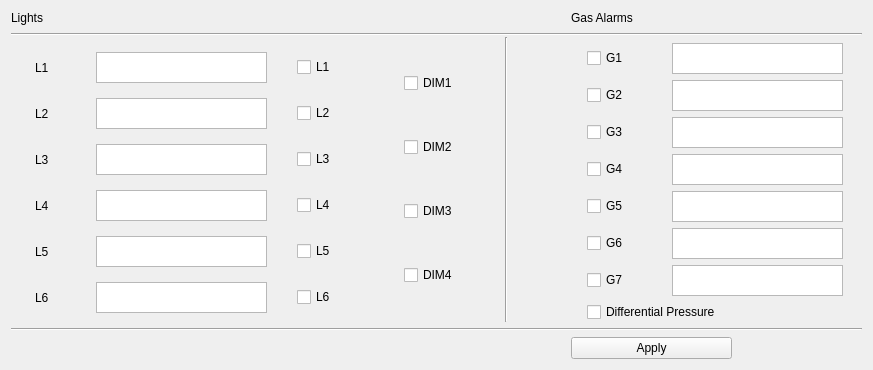
     <widget class="QWidget" name="tabGeneral">
      <attribute name="title">
       <string>General Settings</string>
      </attribute>
      <layout class="QGridLayout" name="gridLayout_5">
       <item row="0" column="0">
        <widget class="QLabel" name="label">
         <property name="minimumSize">
          <size>
           <width>67</width>
           <height>0</height>
          </size>
         </property>
         <property name="maximumSize">
          <size>
           <width>67</width>
           <height>19</height>
          </size>
         </property>
         <property name="text">
          <string>Lights</string>
         </property>
        </widget>
       </item>
       <item row="0" column="3">
        <widget class="QLabel" name="label_2">
         <property name="minimumSize">
          <size>
           <width>101</width>
           <height>0</height>
          </size>
         </property>
         <property name="maximumSize">
          <size>
           <width>101</width>
           <height>19</height>
          </size>
         </property>
         <property name="text">
          <string>Gas Alarms</string>
         </property>
        </widget>
       </item>
       <item row="1" column="0" rowspan="2" colspan="4">
        <widget class="Line" name="line_2">
         <property name="minimumSize">
          <size>
           <width>851</width>
           <height>0</height>
          </size>
         </property>
         <property name="maximumSize">
          <size>
           <width>851</width>
           <height>20</height>
          </size>
         </property>
         <property name="orientation">
          <enum>Qt::Horizontal</enum>
         </property>
        </widget>
       </item>
       <item row="2" column="1" rowspan="2">
        <layout class="QGridLayout" name="gridLayout_3">
         <item row="0" column="0">
          <widget class="QCheckBox" name="checkBoxDim1">
           <property name="minimumSize">
            <size>
             <width>61</width>
             <height>0</height>
            </size>
           </property>
           <property name="maximumSize">
            <size>
             <width>61</width>
             <height>24</height>
            </size>
           </property>
           <property name="text">
            <string>DIM1</string>
           </property>
          </widget>
         </item>
         <item row="1" column="0">
          <widget class="QCheckBox" name="checkBoxDim2">
           <property name="minimumSize">
            <size>
             <width>61</width>
             <height>0</height>
            </size>
           </property>
           <property name="maximumSize">
            <size>
             <width>61</width>
             <height>24</height>
            </size>
           </property>
           <property name="text">
            <string>DIM2</string>
           </property>
          </widget>
         </item>
         <item row="2" column="0">
          <widget class="QCheckBox" name="checkBoxDim3">
           <property name="minimumSize">
            <size>
             <width>61</width>
             <height>0</height>
            </size>
           </property>
           <property name="maximumSize">
            <size>
             <width>61</width>
             <height>24</height>
            </size>
           </property>
           <property name="text">
            <string>DIM3</string>
           </property>
          </widget>
         </item>
         <item row="3" column="0">
          <widget class="QCheckBox" name="checkBoxDim4">
           <property name="minimumSize">
            <size>
             <width>61</width>
             <height>0</height>
            </size>
           </property>
           <property name="maximumSize">
            <size>
             <width>61</width>
             <height>24</height>
            </size>
           </property>
           <property name="text">
            <string>DIM4</string>
           </property>
          </widget>
         </item>
        </layout>
       </item>
       <item row="2" column="2" rowspan="2">
        <widget class="Line" name="line">
         <property name="minimumSize">
          <size>
           <width>20</width>
           <height>0</height>
          </size>
         </property>
         <property name="maximumSize">
          <size>
           <width>20</width>
           <height>331</height>
          </size>
         </property>
         <property name="orientation">
          <enum>Qt::Vertical</enum>
         </property>
        </widget>
       </item>
       <item row="3" column="0">
        <layout class="QGridLayout" name="gridLayout_2">
         <item row="0" column="0">
          <widget class="QLabel" name="label_90">
           <property name="minimumSize">
            <size>
             <width>31</width>
             <height>0</height>
            </size>
           </property>
           <property name="maximumSize">
            <size>
             <width>31</width>
             <height>19</height>
            </size>
           </property>
           <property name="text">
            <string>L1</string>
           </property>
          </widget>
         </item>
         <item row="0" column="1">
          <widget class="QTextEdit" name="light1">
           <property name="minimumSize">
            <size>
             <width>171</width>
             <height>0</height>
            </size>
           </property>
           <property name="maximumSize">
            <size>
             <width>171</width>
             <height>31</height>
            </size>
           </property>
          </widget>
         </item>
         <item row="0" column="2">
          <widget class="QCheckBox" name="checkBoxLight1">
           <property name="minimumSize">
            <size>
             <width>51</width>
             <height>0</height>
            </size>
           </property>
           <property name="maximumSize">
            <size>
             <width>51</width>
             <height>24</height>
            </size>
           </property>
           <property name="text">
            <string>L1</string>
           </property>
          </widget>
         </item>
         <item row="1" column="0">
          <widget class="QLabel" name="label_91">
           <property name="minimumSize">
            <size>
             <width>31</width>
             <height>0</height>
            </size>
           </property>
           <property name="maximumSize">
            <size>
             <width>31</width>
             <height>19</height>
            </size>
           </property>
           <property name="text">
            <string>L2</string>
           </property>
          </widget>
         </item>
         <item row="1" column="1">
          <widget class="QTextEdit" name="light2">
           <property name="minimumSize">
            <size>
             <width>171</width>
             <height>0</height>
            </size>
           </property>
           <property name="maximumSize">
            <size>
             <width>171</width>
             <height>31</height>
            </size>
           </property>
          </widget>
         </item>
         <item row="1" column="2">
          <widget class="QCheckBox" name="checkBoxLight2">
           <property name="minimumSize">
            <size>
             <width>51</width>
             <height>0</height>
            </size>
           </property>
           <property name="maximumSize">
            <size>
             <width>51</width>
             <height>24</height>
            </size>
           </property>
           <property name="text">
            <string>L2</string>
           </property>
          </widget>
         </item>
         <item row="2" column="0">
          <widget class="QLabel" name="label_92">
           <property name="minimumSize">
            <size>
             <width>31</width>
             <height>0</height>
            </size>
           </property>
           <property name="maximumSize">
            <size>
             <width>31</width>
             <height>19</height>
            </size>
           </property>
           <property name="text">
            <string>L3</string>
           </property>
          </widget>
         </item>
         <item row="2" column="1">
          <widget class="QTextEdit" name="light3">
           <property name="minimumSize">
            <size>
             <width>171</width>
             <height>0</height>
            </size>
           </property>
           <property name="maximumSize">
            <size>
             <width>171</width>
             <height>31</height>
            </size>
           </property>
          </widget>
         </item>
         <item row="2" column="2">
          <widget class="QCheckBox" name="checkBoxLight3">
           <property name="minimumSize">
            <size>
             <width>51</width>
             <height>0</height>
            </size>
           </property>
           <property name="maximumSize">
            <size>
             <width>51</width>
             <height>24</height>
            </size>
           </property>
           <property name="text">
            <string>L3</string>
           </property>
          </widget>
         </item>
         <item row="3" column="0">
          <widget class="QLabel" name="label_93">
           <property name="minimumSize">
            <size>
             <width>31</width>
             <height>0</height>
            </size>
           </property>
           <property name="maximumSize">
            <size>
             <width>31</width>
             <height>19</height>
            </size>
           </property>
           <property name="text">
            <string>L4</string>
           </property>
          </widget>
         </item>
         <item row="3" column="1">
          <widget class="QTextEdit" name="light4">
           <property name="minimumSize">
            <size>
             <width>171</width>
             <height>0</height>
            </size>
           </property>
           <property name="maximumSize">
            <size>
             <width>171</width>
             <height>31</height>
            </size>
           </property>
          </widget>
         </item>
         <item row="3" column="2">
          <widget class="QCheckBox" name="checkBoxLight4">
           <property name="minimumSize">
            <size>
             <width>51</width>
             <height>0</height>
            </size>
           </property>
           <property name="maximumSize">
            <size>
             <width>51</width>
             <height>24</height>
            </size>
           </property>
           <property name="text">
            <string>L4</string>
           </property>
          </widget>
         </item>
         <item row="4" column="0">
          <widget class="QLabel" name="label_94">
           <property name="minimumSize">
            <size>
             <width>31</width>
             <height>0</height>
            </size>
           </property>
           <property name="maximumSize">
            <size>
             <width>31</width>
             <height>19</height>
            </size>
           </property>
           <property name="text">
            <string>L5</string>
           </property>
          </widget>
         </item>
         <item row="4" column="1">
          <widget class="QTextEdit" name="light5">
           <property name="minimumSize">
            <size>
             <width>171</width>
             <height>0</height>
            </size>
           </property>
           <property name="maximumSize">
            <size>
             <width>171</width>
             <height>31</height>
            </size>
           </property>
          </widget>
         </item>
         <item row="4" column="2">
          <widget class="QCheckBox" name="checkBoxLight5">
           <property name="minimumSize">
            <size>
             <width>51</width>
             <height>0</height>
            </size>
           </property>
           <property name="maximumSize">
            <size>
             <width>51</width>
             <height>24</height>
            </size>
           </property>
           <property name="text">
            <string>L5</string>
           </property>
          </widget>
         </item>
         <item row="5" column="0">
          <widget class="QLabel" name="label_95">
           <property name="minimumSize">
            <size>
             <width>31</width>
             <height>0</height>
            </size>
           </property>
           <property name="maximumSize">
            <size>
             <width>31</width>
             <height>19</height>
            </size>
           </property>
           <property name="text">
            <string>L6</string>
           </property>
          </widget>
         </item>
         <item row="5" column="1">
          <widget class="QTextEdit" name="light6">
           <property name="minimumSize">
            <size>
             <width>171</width>
             <height>0</height>
            </size>
           </property>
           <property name="maximumSize">
            <size>
             <width>171</width>
             <height>31</height>
            </size>
           </property>
          </widget>
         </item>
         <item row="5" column="2">
          <widget class="QCheckBox" name="checkBoxLight6">
           <property name="minimumSize">
            <size>
             <width>51</width>
             <height>0</height>
            </size>
           </property>
           <property name="maximumSize">
            <size>
             <width>51</width>
             <height>24</height>
            </size>
           </property>
           <property name="text">
            <string>L6</string>
           </property>
          </widget>
         </item>
        </layout>
       </item>
       <item row="3" column="3">
        <layout class="QGridLayout" name="gridLayout_4">
         <item row="0" column="0">
          <widget class="QCheckBox" name="checkBoxGas1">
           <property name="minimumSize">
            <size>
             <width>51</width>
             <height>0</height>
            </size>
           </property>
           <property name="maximumSize">
            <size>
             <width>51</width>
             <height>24</height>
            </size>
           </property>
           <property name="text">
            <string>G1</string>
           </property>
          </widget>
         </item>
         <item row="0" column="1">
          <widget class="QTextEdit" name="gasNameEdit1">
           <property name="minimumSize">
            <size>
             <width>171</width>
             <height>0</height>
            </size>
           </property>
           <property name="maximumSize">
            <size>
             <width>171</width>
             <height>31</height>
            </size>
           </property>
          </widget>
         </item>
         <item row="1" column="0">
          <widget class="QCheckBox" name="checkBoxGas2">
           <property name="minimumSize">
            <size>
             <width>51</width>
             <height>0</height>
            </size>
           </property>
           <property name="maximumSize">
            <size>
             <width>51</width>
             <height>24</height>
            </size>
           </property>
           <property name="text">
            <string>G2</string>
           </property>
          </widget>
         </item>
         <item row="1" column="1">
          <widget class="QTextEdit" name="gasNameEdit2">
           <property name="minimumSize">
            <size>
             <width>171</width>
             <height>0</height>
            </size>
           </property>
           <property name="maximumSize">
            <size>
             <width>171</width>
             <height>31</height>
            </size>
           </property>
          </widget>
         </item>
         <item row="2" column="0">
          <widget class="QCheckBox" name="checkBoxGas3">
           <property name="minimumSize">
            <size>
             <width>51</width>
             <height>0</height>
            </size>
           </property>
           <property name="maximumSize">
            <size>
             <width>51</width>
             <height>24</height>
            </size>
           </property>
           <property name="text">
            <string>G3</string>
           </property>
          </widget>
         </item>
         <item row="2" column="1">
          <widget class="QTextEdit" name="gasNameEdit3">
           <property name="minimumSize">
            <size>
             <width>171</width>
             <height>0</height>
            </size>
           </property>
           <property name="maximumSize">
            <size>
             <width>171</width>
             <height>31</height>
            </size>
           </property>
          </widget>
         </item>
         <item row="3" column="0">
          <widget class="QCheckBox" name="checkBoxGas4">
           <property name="minimumSize">
            <size>
             <width>51</width>
             <height>0</height>
            </size>
           </property>
           <property name="maximumSize">
            <size>
             <width>51</width>
             <height>24</height>
            </size>
           </property>
           <property name="text">
            <string>G4</string>
           </property>
          </widget>
         </item>
         <item row="3" column="1">
          <widget class="QTextEdit" name="gasNameEdit4">
           <property name="minimumSize">
            <size>
             <width>171</width>
             <height>0</height>
            </size>
           </property>
           <property name="maximumSize">
            <size>
             <width>171</width>
             <height>31</height>
            </size>
           </property>
          </widget>
         </item>
         <item row="4" column="0">
          <widget class="QCheckBox" name="checkBoxGas5">
           <property name="minimumSize">
            <size>
             <width>61</width>
             <height>0</height>
            </size>
           </property>
           <property name="maximumSize">
            <size>
             <width>61</width>
             <height>24</height>
            </size>
           </property>
           <property name="text">
            <string>G5</string>
           </property>
          </widget>
         </item>
         <item row="4" column="1">
          <widget class="QTextEdit" name="gasNameEdit5">
           <property name="minimumSize">
            <size>
             <width>171</width>
             <height>0</height>
            </size>
           </property>
           <property name="maximumSize">
            <size>
             <width>171</width>
             <height>31</height>
            </size>
           </property>
          </widget>
         </item>
         <item row="5" column="0">
          <widget class="QCheckBox" name="checkBoxGas6">
           <property name="minimumSize">
            <size>
             <width>51</width>
             <height>0</height>
            </size>
           </property>
           <property name="maximumSize">
            <size>
             <width>51</width>
             <height>24</height>
            </size>
           </property>
           <property name="text">
            <string>G6</string>
           </property>
          </widget>
         </item>
         <item row="5" column="1">
          <widget class="QTextEdit" name="gasNameEdit6">
           <property name="minimumSize">
            <size>
             <width>171</width>
             <height>0</height>
            </size>
           </property>
           <property name="maximumSize">
            <size>
             <width>171</width>
             <height>31</height>
            </size>
           </property>
          </widget>
         </item>
         <item row="6" column="0">
          <widget class="QCheckBox" name="checkBoxGas7">
           <property name="minimumSize">
            <size>
             <width>51</width>
             <height>0</height>
            </size>
           </property>
           <property name="maximumSize">
            <size>
             <width>51</width>
             <height>24</height>
            </size>
           </property>
           <property name="text">
            <string>G7</string>
           </property>
          </widget>
         </item>
         <item row="6" column="1">
          <widget class="QTextEdit" name="gasNameEdit7">
           <property name="minimumSize">
            <size>
             <width>171</width>
             <height>0</height>
            </size>
           </property>
           <property name="maximumSize">
            <size>
             <width>171</width>
             <height>31</height>
            </size>
           </property>
          </widget>
         </item>
         <item row="7" column="0" colspan="2">
          <widget class="QCheckBox" name="checkBoxDifferentialPressure">
           <property name="minimumSize">
            <size>
             <width>241</width>
             <height>0</height>
            </size>
           </property>
           <property name="maximumSize">
            <size>
             <width>241</width>
             <height>24</height>
            </size>
           </property>
           <property name="text">
            <string>Differential Pressure</string>
           </property>
          </widget>
         </item>
        </layout>
       </item>
       <item row="4" column="0" colspan="4">
        <widget class="Line" name="line_3">
         <property name="minimumSize">
          <size>
           <width>851</width>
           <height>0</height>
          </size>
         </property>
         <property name="maximumSize">
          <size>
           <width>851</width>
           <height>20</height>
          </size>
         </property>
         <property name="orientation">
          <enum>Qt::Horizontal</enum>
         </property>
        </widget>
       </item>
       <item row="5" column="3">
        <widget class="QPushButton" name="buttonApplyGeneral">
         <property name="minimumSize">
          <size>
           <width>161</width>
           <height>0</height>
          </size>
         </property>
         <property name="maximumSize">
          <size>
           <width>161</width>
           <height>31</height>
          </size>
         </property>
         <property name="text">
          <string>Apply</string>
         </property>
        </widget>
       </item>
      </layout>
      <zorder>label</zorder>
      <zorder>buttonApplyGeneral</zorder>
      <zorder>label_2</zorder>
      <zorder>line</zorder>
      <zorder>line_2</zorder>
      <zorder>line_3</zorder>
     </widget>
